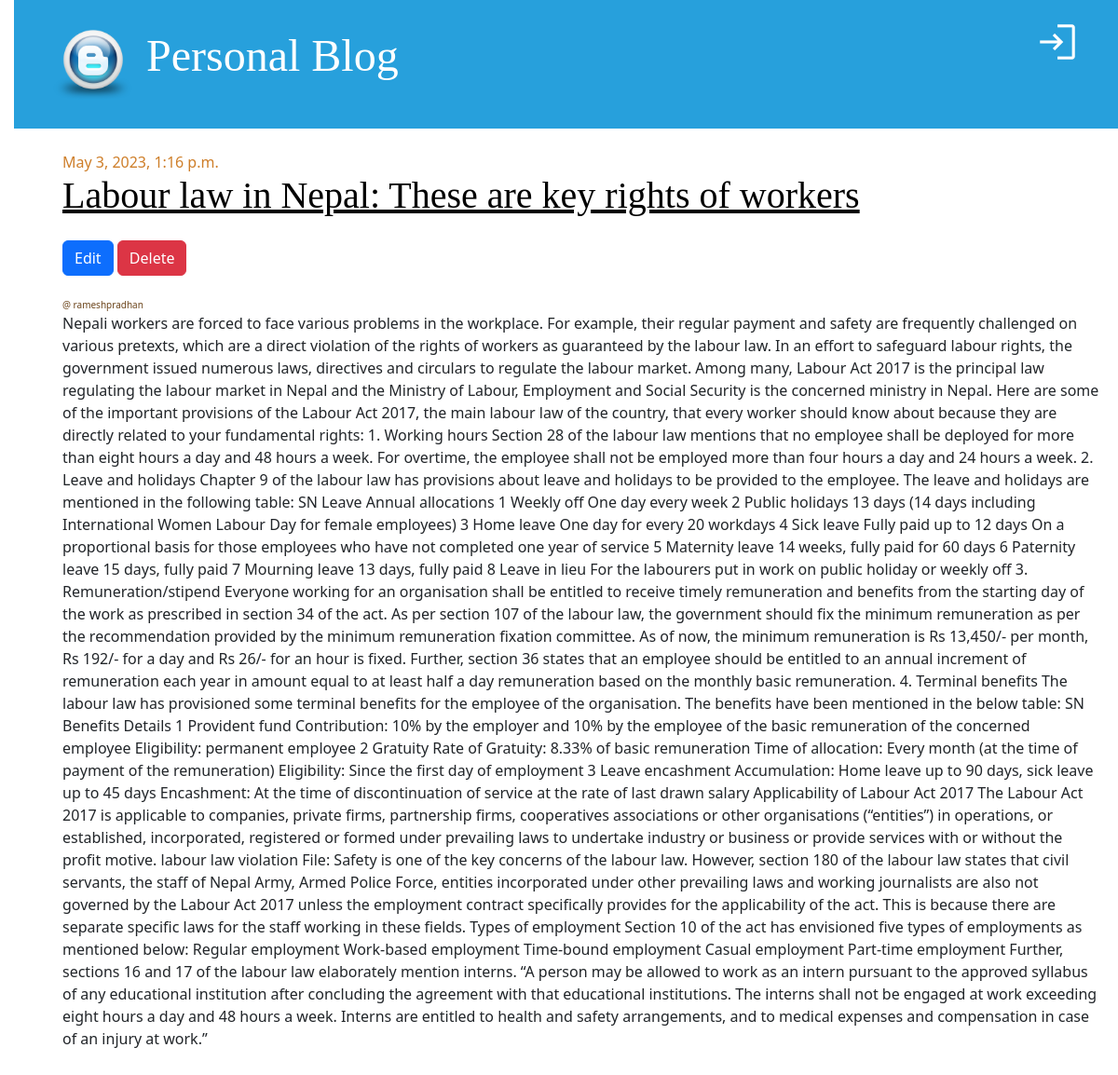
Screenshot of /post-detail/2/ with the database file from the repository.
### blog_app/models.py (models this page shows, shortened)
class Post(models.Model):
    title = models.CharField(max_length=256)
    content = models.TextField()
    author = models.ForeignKey("auth.User", on_delete=models.CASCADE)
    created_at = models.DateTimeField(auto_now_add=True)
    updated_at = models.DateTimeField(auto_now=True)
    published_at = models.DateTimeField(null=True, blank=True)

### blog_app/views.py (the view)
# urls.py: path("post-detail/<int:pk>/", views.post_detail, name="post-detail"),
def post_detail(request, pk):
    post = Post.objects.get(pk=pk, published_at__isnull=False)
    return render(
        request,
        "post_detail.html",
        {"post": post},
    )

### templates/post_detail.html
{% extends "base.html" %}
{% block content %}
  <div class="row">
    <div class="col mt-4">
      <div class="post">
        <div class="date">{{ post.published_at }}</div>
        <h1>
          <a href="#">{{ post.title }}</a>
        </h1>
        <div class="my-4">
          <a href="#" class="btn btn-primary">Edit</a>
          <a href="{% url 'post-delete' post.pk %}" class="btn btn-danger">Delete</a>
        </div>
        <div class="date author">@ {{ post.author.username }}</div>
        <p>{{ post.content }}</p>
      </div>
    </div>
  </div>
{% endblock content %}

### static/css/blog.css (style rules this page uses)
body { padding-left: 15px; }
h1 a { color: #27a0dc; font-family: "Lobster"; }
h1, h2, h3, h4 { font-family: "Lobster", cursive; }
.date { color: #ce7e29; }
.post { margin-bottom: 30px; }
.post h1 a, .post h1 a:visited { color: #000000; }
.author { font-size: 10px; color: #6b441a; }

### rows the page displays
Post: published_at "May 3, 2023, 1:16 p.m.", title "Labour law in Nepal: These are key rights of workers", author.username "rameshpradhan", content "Nepali workers are forced to face various problems in the workplace. For example, their regular payment and safety are frequently challenged on various pretexts, which are a direct violation of the rights of workers as guaranteed by the labour law. In an effort to safeguard labour rights, the government issued numerous laws, directives and circulars to regulate the labour market. Among many, Labour Act 2017 is the principal law regulating the labour market in Nepal and the Ministry of Labour, Employment and Social Security is the concerned ministry in Nepal. Here are some of the important provisions of the Labour Act 2017, the main labour law of the country, that every worker should know…"
